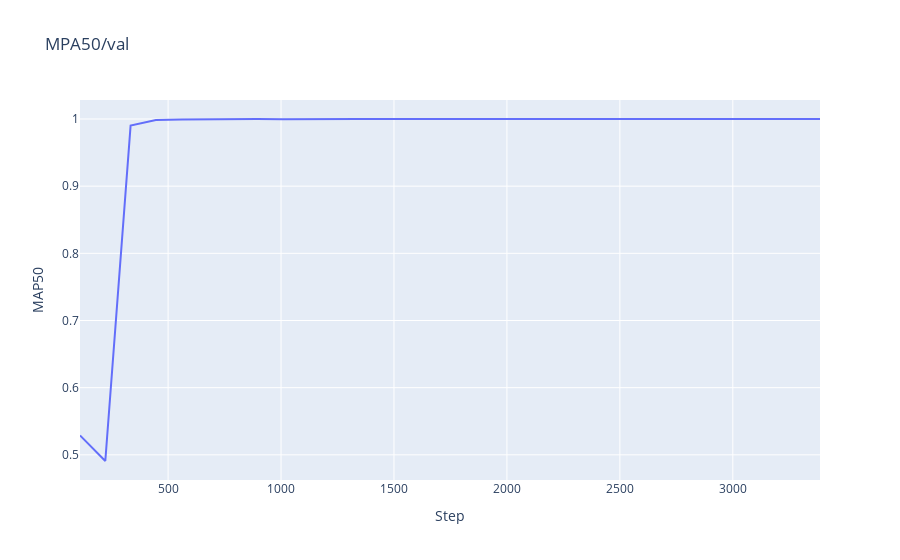

The notebook cell this image was saved under:
### Code cell
import plotly.express as px
fig = px.line(meta, x="Step", y="MAP50", title='MPA50/val')
fig.show()

### Figure 1 — Plotly figure (JSON) as saved in the notebook; plotly's stock layout.template omitted (floating-point values rounded to 4 significant figures)
{"data": [{"hovertemplate": "Step=%{x}<br>MAP50=%{y}<extra></extra>", "legendgroup": "", "line": {"color": "#636efa", "dash": "solid"}, "marker": {"symbol": "circle"}, "mode": "lines", "name": "", "orientation": "v", "showlegend": false, "type": "scatter", "x": [110, 222, 334, 446, 558, 670, 782, 894, 1006, 1118, 1230, 1342, 1454, 1566, 1678, 1790, 1902, 2014, 2126, 2238, 2350, 2462, 2574, 2686, 2798, 2910, 3022, 3134, 3191, 3204, 3217, 3230, 3243, 3256, 3269, 3282, 3295, 3308, 3321, 3334, 3347, 3360, 3373, 3386], "xaxis": "x", "y": [0.529, 0.4908, 0.9902, 0.9986, 0.9991, 0.9995, 1.0, 1.0, 0.9995, 1.0, 1.0, 1.0, 1.0, 1.0, 1.0, 1.0, 1.0, 1.0, 1.0, 1.0, 1.0, 1.0, 1.0, 1.0, 1.0, 1.0, 1.0, 1.0, 1.0, 1.0, 1.0, 1.0, 1.0, 1.0, 1.0, 1.0, 1.0, 1.0, 1.0, 1.0, 1.0, 1.0, 1.0, 1.0], "yaxis": "y"}], "layout": {"legend": {"tracegroupgap": 0}, "title": {"text": "MPA50/val"}, "xaxis": {"anchor": "y", "domain": [0, 1], "title": {"text": "Step"}}, "yaxis": {"anchor": "x", "domain": [0, 1], "title": {"text": "MAP50"}}}}
